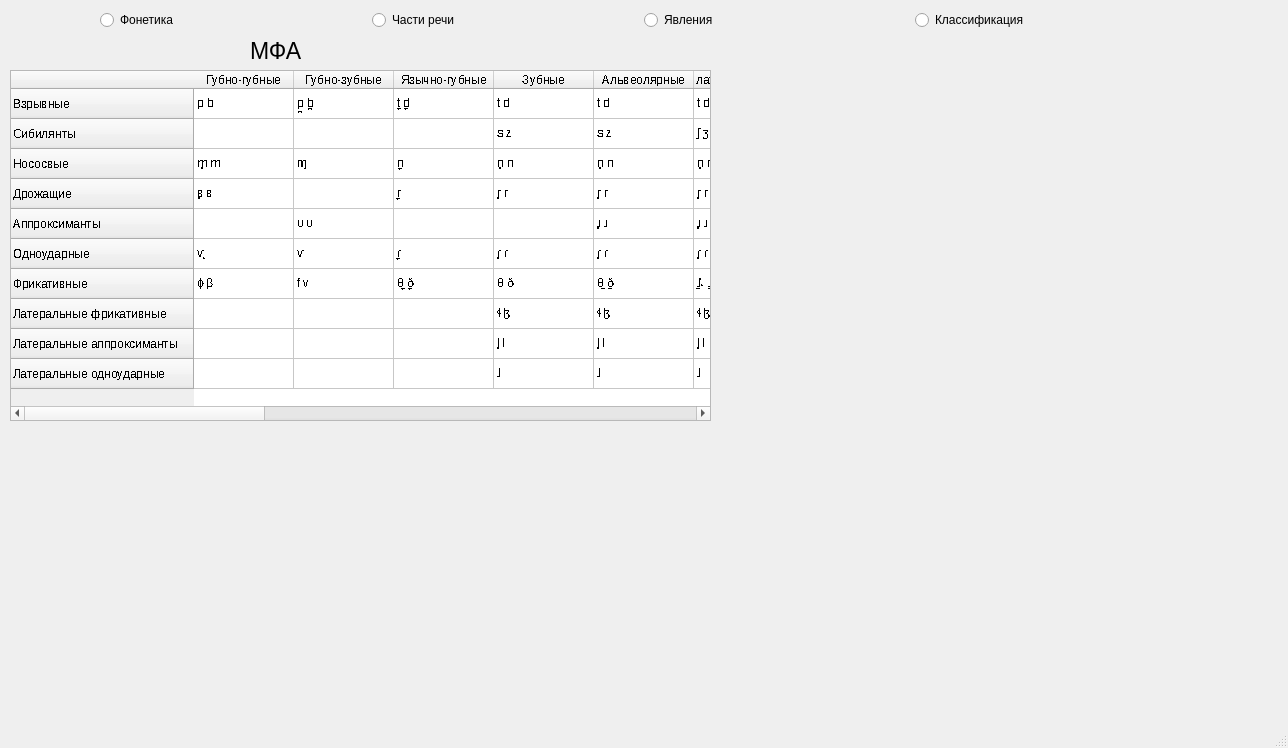
<?xml version="1.0" encoding="UTF-8"?>
<ui version="4.0">
 <class>MainWindow</class>
 <widget class="QMainWindow" name="MainWindow">
  <property name="enabled">
   <bool>true</bool>
  </property>
  <property name="geometry">
   <rect>
    <x>0</x>
    <y>0</y>
    <width>1288</width>
    <height>748</height>
   </rect>
  </property>
  <property name="windowTitle">
   <string>MainWindow</string>
  </property>
  <widget class="QWidget" name="centralwidget">
   <widget class="QLabel" name="label">
    <property name="geometry">
     <rect>
      <x>250</x>
      <y>40</y>
      <width>101</width>
      <height>21</height>
     </rect>
    </property>
    <property name="font">
     <font>
      <pointsize>17</pointsize>
     </font>
    </property>
    <property name="text">
     <string>МФА</string>
    </property>
   </widget>
   <widget class="QTableWidget" name="tableWidget">
    <property name="geometry">
     <rect>
      <x>10</x>
      <y>70</y>
      <width>701</width>
      <height>351</height>
     </rect>
    </property>
    <property name="font">
     <font>
      <pointsize>9</pointsize>
      <stylestrategy>NoAntialias</stylestrategy>
     </font>
    </property>
    <row>
     <property name="text">
      <string>Взрывные</string>
     </property>
    </row>
    <row>
     <property name="text">
      <string>Сибилянты</string>
     </property>
    </row>
    <row>
     <property name="text">
      <string>Нососвые</string>
     </property>
    </row>
    <row>
     <property name="text">
      <string>Дрожащие</string>
     </property>
    </row>
    <row>
     <property name="text">
      <string>Аппроксиманты</string>
     </property>
    </row>
    <row>
     <property name="text">
      <string>Одноударные</string>
     </property>
    </row>
    <row>
     <property name="text">
      <string>Фрикативные</string>
     </property>
    </row>
    <row>
     <property name="text">
      <string>Латеральные фрикативные</string>
     </property>
    </row>
    <row>
     <property name="text">
      <string>Латеральные аппроксиманты</string>
     </property>
    </row>
    <row>
     <property name="text">
      <string>Латеральные одноударные</string>
     </property>
    </row>
    <column>
     <property name="text">
      <string>Губно-губные</string>
     </property>
    </column>
    <column>
     <property name="text">
      <string>Губно-зубные</string>
     </property>
    </column>
    <column>
     <property name="text">
      <string>Язычно-губные</string>
     </property>
    </column>
    <column>
     <property name="text">
      <string>Зубные</string>
     </property>
    </column>
    <column>
     <property name="text">
      <string>Альвеолярные</string>
     </property>
    </column>
    <column>
     <property name="text">
      <string>Палато-альвеолярные</string>
     </property>
    </column>
    <column>
     <property name="text">
      <string>Ретрофлексные</string>
     </property>
    </column>
    <column>
     <property name="text">
      <string>Палатальные</string>
     </property>
    </column>
    <column>
     <property name="text">
      <string>Альвео-палатные</string>
     </property>
    </column>
    <column>
     <property name="text">
      <string>Заднеязычные</string>
     </property>
    </column>
    <column>
     <property name="text">
      <string>Увулярные</string>
     </property>
    </column>
    <column>
     <property name="text">
      <string>Фарингальные</string>
     </property>
    </column>
    <column>
     <property name="text">
      <string>Глоттальные</string>
     </property>
    </column>
    <column>
     <property name="text">
      <string>Эпилоглоттальные</string>
     </property>
    </column>
    <item row="0" column="0">
     <property name="text">
      <string>p b</string>
     </property>
    </item>
    <item row="0" column="1">
     <property name="text">
      <string>p̪ b̪</string>
     </property>
    </item>
    <item row="0" column="2">
     <property name="text">
      <string>t̼ d̼</string>
     </property>
    </item>
    <item row="0" column="3">
     <property name="text">
      <string>t d</string>
     </property>
    </item>
    <item row="0" column="4">
     <property name="text">
      <string>t d</string>
     </property>
    </item>
    <item row="0" column="5">
     <property name="text">
      <string>t d</string>
     </property>
    </item>
    <item row="0" column="6">
     <property name="text">
      <string>ʈ ɖ</string>
     </property>
    </item>
    <item row="0" column="7">
     <property name="text">
      <string>c ɟ</string>
     </property>
    </item>
    <item row="0" column="8">
     <property name="text">
      <string>c ɟ</string>
     </property>
    </item>
    <item row="0" column="9">
     <property name="text">
      <string>k g</string>
     </property>
    </item>
    <item row="0" column="10">
     <property name="text">
      <string>q G</string>
     </property>
    </item>
    <item row="0" column="12">
     <property name="text">
      <string>ʔ</string>
     </property>
    </item>
    <item row="0" column="13">
     <property name="text">
      <string>ʡ</string>
     </property>
    </item>
    <item row="1" column="3">
     <property name="text">
      <string>s z</string>
     </property>
    </item>
    <item row="1" column="4">
     <property name="text">
      <string>s z</string>
     </property>
    </item>
    <item row="1" column="5">
     <property name="text">
      <string>ʃ ʒ</string>
     </property>
    </item>
    <item row="1" column="6">
     <property name="text">
      <string>ʂ ʐ</string>
     </property>
    </item>
    <item row="1" column="7">
     <property name="text">
      <string/>
     </property>
    </item>
    <item row="1" column="8">
     <property name="text">
      <string>ɕ ʑ</string>
     </property>
    </item>
    <item row="2" column="0">
     <property name="text">
      <string>m̥ m</string>
     </property>
    </item>
    <item row="2" column="1">
     <property name="text">
      <string>ɱ</string>
     </property>
    </item>
    <item row="2" column="2">
     <property name="text">
      <string>n̼</string>
     </property>
    </item>
    <item row="2" column="3">
     <property name="text">
      <string>n̥ n</string>
     </property>
    </item>
    <item row="2" column="4">
     <property name="text">
      <string>n̥ n</string>
     </property>
    </item>
    <item row="2" column="5">
     <property name="text">
      <string>n̥ n</string>
     </property>
    </item>
    <item row="2" column="6">
     <property name="text">
      <string>ɳ̊ ɳ</string>
     </property>
    </item>
    <item row="2" column="7">
     <property name="text">
      <string>ɲ̊ ɲ</string>
     </property>
    </item>
    <item row="2" column="8">
     <property name="text">
      <string>ɲ̊ ɲ</string>
     </property>
    </item>
    <item row="2" column="9">
     <property name="text">
      <string>ŋ̊ ŋ</string>
     </property>
    </item>
    <item row="2" column="10">
     <property name="text">
      <string>N</string>
     </property>
    </item>
    <item row="3" column="0">
     <property name="text">
      <string>ʙ̥ ʙ</string>
     </property>
    </item>
    <item row="3" column="2">
     <property name="text">
      <string>r̼</string>
     </property>
    </item>
    <item row="3" column="3">
     <property name="text">
      <string>r̥ r</string>
     </property>
    </item>
    <item row="3" column="4">
     <property name="text">
      <string>r̥ r</string>
     </property>
    </item>
    <item row="3" column="5">
     <property name="text">
      <string>r̥ r</string>
     </property>
    </item>
    <item row="3" column="6">
     <property name="text">
      <string>ɽ͡r̥ ɽ͡r</string>
     </property>
    </item>
    <item row="3" column="10">
     <property name="text">
      <string>ʀ̥ ʀ</string>
     </property>
    </item>
    <item row="3" column="13">
     <property name="text">
      <string>ʜ ʢ</string>
     </property>
    </item>
    <item row="4" column="1">
     <property name="text">
      <string>ʋ ʋ</string>
     </property>
    </item>
    <item row="4" column="3">
     <property name="text">
      <string/>
     </property>
    </item>
    <item row="4" column="4">
     <property name="text">
      <string>ɹ̥ ɹ</string>
     </property>
    </item>
    <item row="4" column="5">
     <property name="text">
      <string>ɹ̥ ɹ</string>
     </property>
    </item>
    <item row="4" column="6">
     <property name="text">
      <string>ɻ̊ ɻ</string>
     </property>
    </item>
    <item row="4" column="7">
     <property name="text">
      <string>j̊ j</string>
     </property>
    </item>
    <item row="4" column="8">
     <property name="text">
      <string>j̊ j</string>
     </property>
    </item>
    <item row="4" column="9">
     <property name="text">
      <string>ɰ̊ ɰ</string>
     </property>
    </item>
    <item row="4" column="12">
     <property name="text">
      <string>ʔ̞</string>
     </property>
    </item>
    <item row="5" column="0">
     <property name="text">
      <string>ⱱ̟</string>
     </property>
    </item>
    <item row="5" column="1">
     <property name="text">
      <string>ⱱ</string>
     </property>
    </item>
    <item row="5" column="2">
     <property name="text">
      <string>ɾ̼</string>
     </property>
    </item>
    <item row="5" column="3">
     <property name="text">
      <string>ɾ̥ ɾ</string>
     </property>
    </item>
    <item row="5" column="4">
     <property name="text">
      <string>ɾ̥ ɾ</string>
     </property>
    </item>
    <item row="5" column="5">
     <property name="text">
      <string>ɾ̥ ɾ</string>
     </property>
    </item>
    <item row="5" column="6">
     <property name="text">
      <string>ɽ̊ ɽ</string>
     </property>
    </item>
    <item row="5" column="10">
     <property name="text">
      <string>ɢ̆</string>
     </property>
    </item>
    <item row="5" column="13">
     <property name="text">
      <string>ʡ̮</string>
     </property>
    </item>
    <item row="6" column="0">
     <property name="text">
      <string>ɸ β</string>
     </property>
    </item>
    <item row="6" column="1">
     <property name="text">
      <string>f v</string>
     </property>
    </item>
    <item row="6" column="2">
     <property name="text">
      <string>θ̼ ð̼</string>
     </property>
    </item>
    <item row="6" column="3">
     <property name="text">
      <string>θ ð</string>
     </property>
    </item>
    <item row="6" column="4">
     <property name="text">
      <string>θ̠ ð̠</string>
     </property>
    </item>
    <item row="6" column="5">
     <property name="text">
      <string>ɹ̠̊˔ ɹ̠</string>
     </property>
    </item>
    <item row="6" column="7">
     <property name="text">
      <string>ç ʝ</string>
     </property>
    </item>
    <item row="6" column="8">
     <property name="text">
      <string>ç ʝ</string>
     </property>
    </item>
    <item row="6" column="9">
     <property name="text">
      <string>x ɣ</string>
     </property>
    </item>
    <item row="6" column="10">
     <property name="text">
      <string>χ ʁ</string>
     </property>
    </item>
    <item row="6" column="11">
     <property name="text">
      <string>ħ ʕ</string>
     </property>
    </item>
    <item row="6" column="12">
     <property name="text">
      <string>h ɦ</string>
     </property>
    </item>
    <item row="7" column="3">
     <property name="text">
      <string>ɬ ɮ</string>
     </property>
    </item>
    <item row="7" column="4">
     <property name="text">
      <string>ɬ ɮ</string>
     </property>
    </item>
    <item row="7" column="5">
     <property name="text">
      <string>ɬ ɮ</string>
     </property>
    </item>
    <item row="7" column="6">
     <property name="text">
      <string>ɭ̊˔</string>
     </property>
    </item>
    <item row="7" column="7">
     <property name="text">
      <string>ʎ̥˔ ʎ̝</string>
     </property>
    </item>
    <item row="7" column="8">
     <property name="text">
      <string>ʎ̥˔ ʎ̝</string>
     </property>
    </item>
    <item row="7" column="9">
     <property name="text">
      <string>ʟ̝̊ ʟ̝</string>
     </property>
    </item>
    <item row="8" column="3">
     <property name="text">
      <string>l̥ l</string>
     </property>
    </item>
    <item row="8" column="4">
     <property name="text">
      <string>l̥ l</string>
     </property>
    </item>
    <item row="8" column="5">
     <property name="text">
      <string>l̥ l</string>
     </property>
    </item>
    <item row="8" column="6">
     <property name="text">
      <string>ɭ̊ ɭ</string>
     </property>
    </item>
    <item row="8" column="7">
     <property name="text">
      <string>ʎ̥ ʎ</string>
     </property>
    </item>
    <item row="8" column="8">
     <property name="text">
      <string>ʎ̥ ʎ</string>
     </property>
    </item>
    <item row="8" column="9">
     <property name="text">
      <string>ʟ̥ ʟ</string>
     </property>
    </item>
    <item row="8" column="10">
     <property name="text">
      <string>ʟ̠</string>
     </property>
    </item>
    <item row="9" column="3">
     <property name="text">
      <string>ɺ</string>
     </property>
    </item>
    <item row="9" column="4">
     <property name="text">
      <string>ɺ</string>
     </property>
    </item>
    <item row="9" column="5">
     <property name="text">
      <string>ɺ</string>
     </property>
    </item>
    <item row="9" column="6">
     <property name="text">
      <string>ɺ̢</string>
     </property>
    </item>
    <item row="9" column="7">
     <property name="text">
      <string>ʎ̮</string>
     </property>
    </item>
    <item row="9" column="8">
     <property name="text">
      <string>ʎ̮</string>
     </property>
    </item>
    <item row="9" column="9">
     <property name="text">
      <string>ʟ̆</string>
     </property>
    </item>
   </widget>
   <widget class="QWidget" name="layoutWidget">
    <property name="geometry">
     <rect>
      <x>100</x>
      <y>0</y>
      <width>1081</width>
      <height>41</height>
     </rect>
    </property>
    <layout class="QHBoxLayout" name="horizontalLayout">
     <item>
      <widget class="QRadioButton" name="radioButton">
       <property name="enabled">
        <bool>true</bool>
       </property>
       <property name="text">
        <string>Фонетика</string>
       </property>
      </widget>
     </item>
     <item>
      <widget class="QRadioButton" name="radioButton_2">
       <property name="text">
        <string>Части речи</string>
       </property>
      </widget>
     </item>
     <item>
      <widget class="QRadioButton" name="radioButton_3">
       <property name="text">
        <string>Явления</string>
       </property>
      </widget>
     </item>
     <item>
      <widget class="QRadioButton" name="radioButton_4">
       <property name="text">
        <string>Классификация</string>
       </property>
      </widget>
     </item>
    </layout>
   </widget>
   <widget class="QLabel" name="label_2">
    <property name="geometry">
     <rect>
      <x>20</x>
      <y>420</y>
      <width>491</width>
      <height>311</height>
     </rect>
    </property>
    <property name="text">
     <string>&lt;html&gt;&lt;head/&gt;&lt;body&gt;&lt;p&gt;&lt;img src=&quot;:/vocals/glasnyie.png&quot;/&gt;&lt;/p&gt;&lt;/body&gt;&lt;/html&gt;</string>
    </property>
   </widget>
  </widget>
  <widget class="QMenuBar" name="menubar">
   <property name="geometry">
    <rect>
     <x>0</x>
     <y>0</y>
     <width>1288</width>
     <height>21</height>
    </rect>
   </property>
  </widget>
  <widget class="QStatusBar" name="statusbar"/>
 </widget>
 <resources>
  <include location="resources/images.qrc"/>
 </resources>
 <connections/>
</ui>
